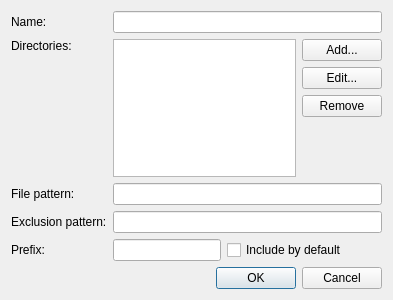
<?xml version="1.0" encoding="UTF-8"?>
<ui version="4.0">
 <class>Core::Internal::DirectoryFilterOptions</class>
 <widget class="QDialog" name="Core::Internal::DirectoryFilterOptions">
  <property name="geometry">
   <rect>
    <x>0</x>
    <y>0</y>
    <width>393</width>
    <height>300</height>
   </rect>
  </property>
  <layout class="QGridLayout">
   <item row="0" column="0">
    <layout class="QGridLayout">
     <item row="0" column="0">
      <widget class="QLabel" name="label">
       <property name="text">
        <string>Name:</string>
       </property>
      </widget>
     </item>
     <item row="0" column="1" colspan="3">
      <widget class="QLineEdit" name="nameEdit"/>
     </item>
     <item row="2" column="0">
      <widget class="QLabel" name="filePatternLabel">
       <property name="text">
        <string notr="true">File pattern:</string>
       </property>
      </widget>
     </item>
     <item row="2" column="1" colspan="3">
      <widget class="QLineEdit" name="filePattern"/>
     </item>
     <item row="3" column="0">
      <widget class="QLabel" name="exclusionPatternLabel">
       <property name="text">
        <string notr="true">Exclusion pattern:</string>
       </property>
      </widget>
     </item>
     <item row="3" column="1" colspan="3">
      <widget class="QLineEdit" name="exclusionPattern"/>
     </item>
     <item row="4" column="0">
      <widget class="QLabel" name="prefixLabel">
       <property name="text">
        <string notr="true">Prefix:</string>
       </property>
      </widget>
     </item>
     <item row="4" column="1">
      <widget class="QLineEdit" name="shortcutEdit">
       <property name="sizePolicy">
        <sizepolicy hsizetype="Fixed" vsizetype="Fixed">
         <horstretch>0</horstretch>
         <verstretch>0</verstretch>
        </sizepolicy>
       </property>
       <property name="maximumSize">
        <size>
         <width>16777215</width>
         <height>16777215</height>
        </size>
       </property>
       <property name="toolTip">
        <string>Specify a short word/abbreviation that can be used to restrict completions to files from this directory tree.
To do this, you type this shortcut and a space in the Locator entry field, and then the word to search for.</string>
       </property>
      </widget>
     </item>
     <item row="4" column="2" colspan="2">
      <widget class="QCheckBox" name="defaultFlag">
       <property name="text">
        <string notr="true">Include by default</string>
       </property>
       <property name="checked">
        <bool>false</bool>
       </property>
      </widget>
     </item>
     <item row="1" column="3">
      <layout class="QVBoxLayout" name="verticalLayout">
       <item>
        <widget class="QPushButton" name="addButton">
         <property name="text">
          <string>Add...</string>
         </property>
        </widget>
       </item>
       <item>
        <widget class="QPushButton" name="editButton">
         <property name="text">
          <string>Edit...</string>
         </property>
        </widget>
       </item>
       <item>
        <widget class="QPushButton" name="removeButton">
         <property name="text">
          <string>Remove</string>
         </property>
        </widget>
       </item>
       <item>
        <spacer name="verticalSpacer_2">
         <property name="orientation">
          <enum>Qt::Vertical</enum>
         </property>
         <property name="sizeHint" stdset="0">
          <size>
           <width>20</width>
           <height>40</height>
          </size>
         </property>
        </spacer>
       </item>
      </layout>
     </item>
     <item row="1" column="0">
      <layout class="QVBoxLayout" name="verticalLayout_2">
       <item>
        <widget class="QLabel" name="label_2">
         <property name="text">
          <string>Directories:</string>
         </property>
        </widget>
       </item>
       <item>
        <spacer name="verticalSpacer">
         <property name="orientation">
          <enum>Qt::Vertical</enum>
         </property>
         <property name="sizeHint" stdset="0">
          <size>
           <width>20</width>
           <height>40</height>
          </size>
         </property>
        </spacer>
       </item>
      </layout>
     </item>
     <item row="1" column="1" colspan="2">
      <widget class="QListWidget" name="directoryList">
       <property name="sizePolicy">
        <sizepolicy hsizetype="Expanding" vsizetype="Expanding">
         <horstretch>1</horstretch>
         <verstretch>0</verstretch>
        </sizepolicy>
       </property>
      </widget>
     </item>
    </layout>
   </item>
   <item row="1" column="0">
    <widget class="QDialogButtonBox" name="buttonBox">
     <property name="standardButtons">
      <set>QDialogButtonBox::Cancel|QDialogButtonBox::Ok</set>
     </property>
    </widget>
   </item>
  </layout>
 </widget>
 <resources/>
 <connections>
  <connection>
   <sender>buttonBox</sender>
   <signal>accepted()</signal>
   <receiver>Core::Internal::DirectoryFilterOptions</receiver>
   <slot>accept()</slot>
   <hints>
    <hint type="sourcelabel">
     <x>353</x>
     <y>174</y>
    </hint>
    <hint type="destinationlabel">
     <x>390</x>
     <y>152</y>
    </hint>
   </hints>
  </connection>
  <connection>
   <sender>buttonBox</sender>
   <signal>rejected()</signal>
   <receiver>Core::Internal::DirectoryFilterOptions</receiver>
   <slot>reject()</slot>
   <hints>
    <hint type="sourcelabel">
     <x>280</x>
     <y>176</y>
    </hint>
    <hint type="destinationlabel">
     <x>391</x>
     <y>141</y>
    </hint>
   </hints>
  </connection>
 </connections>
</ui>
